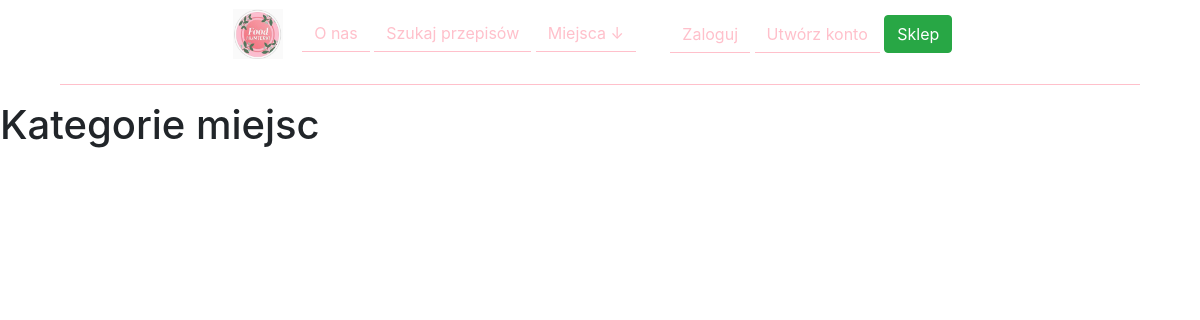
The page /home/category-list/ on the database as committed earlier.
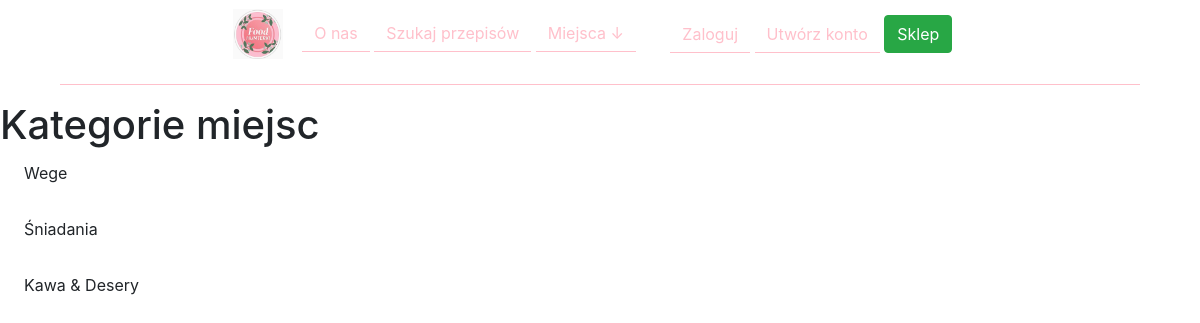
The same page on the database as committed later.
### fhblog/models.py (models this page shows, shortened)
class Categories(models.Model):
    cat_name = models.CharField(max_length=100)
    def __str__(self):
        return self.cat_name

### fhblog/views.py (the view)
# urls.py: path('category-list/', CategoryListView, name="category-list"),
def CategoryListView(request):
    cat_list = Categories.objects.all()
    return render(request, 'fhblog/category_list.html', {'cat_list':cat_list})

### fhblog/templates/fhblog/category_list.html (shortened to what this page needs)
{% include "fhblog/base.html" %}
{% block content %}
    <h1>Kategorie miejsc</h1>
    {% for item in cat_list %}
        <a class="dropdown-item" href="{% url 'category' item|slugify %}">{{item}}</a><br/>
    {% endfor %}
{% endblock content %}

Rows that differ between the two databases and show on the page:
added Categories: cat_name "Wege"
added Categories: cat_name "Śniadania"
added Categories: cat_name "Kawa & Desery"
